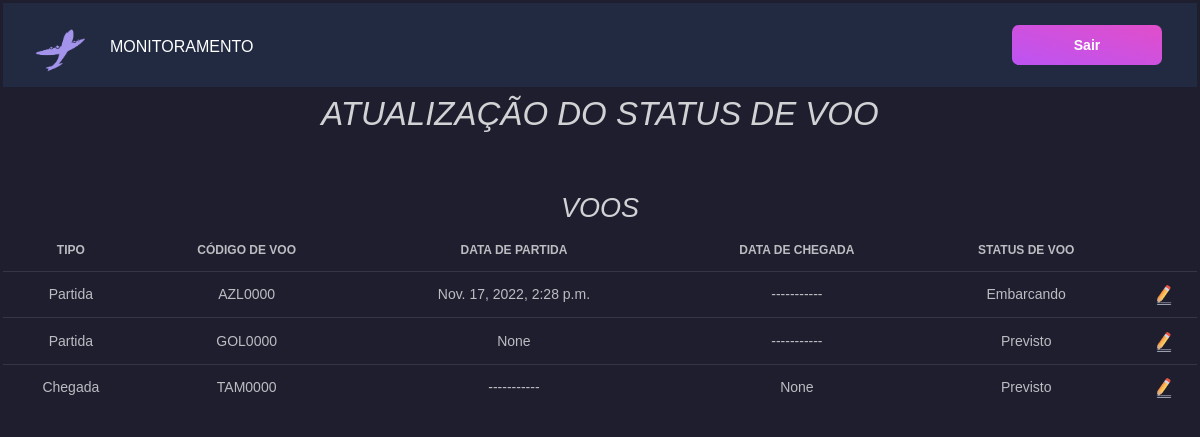
Before: /update/ with the older database file.
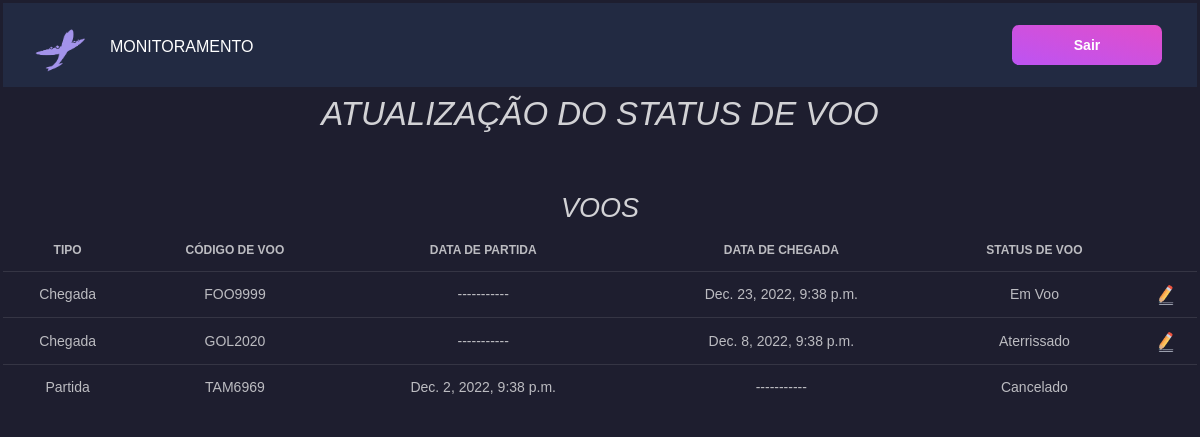
After: the same page with the newer database file.
### flight_management/models.py (models this page shows, shortened)
class Flight(models.Model):
    id = models.BigAutoField(primary_key=True)
    fk_flightstatus = models.ForeignKey(FlightStatus, on_delete=models.SET_NULL, blank=True, null=True)
    tx_code = models.CharField(max_length=8)
    dt_est_departure = models.DateTimeField(blank=True, null=True)
    dt_est_arrival = models.DateTimeField(blank=True, null=True)
    nm_origin = models.CharField(max_length=3, choices=AirportCodes.choices)
    nm_destination = models.CharField(max_length=3, choices=AirportCodes.choices)
    class Meta:
        db_table = 'flight'

class FlightStatus(models.Model):
    id = models.BigAutoField(primary_key=True)
    dt_departure = models.DateTimeField(blank=True, null=True)
    dt_arrival = models.DateTimeField(blank=True, null=True)
    nm_status = models.CharField(max_length=13, choices=Status.choices, default=Status.PREVISTO)
    dt_creation = models.DateTimeField(auto_now=True)
    dt_updated = models.DateTimeField(auto_now=True)
    dt_done = models.DateTimeField(blank=True, null=True)
    class Meta:
        db_table = 'flight_status'

### flight_management/views.py (the view)
# urls.py: path('update/', flightmanagementviews.flightupdateview),
def flightupdateview(request):
    all_flights = Flight.objects.all()
    all_status_flights = FlightStatus.objects.all()
    context = {'all_flights' : all_flights, 'all_status_flights' : all_status_flights}
    return render(request, "update.html", context)

### flight_management/template/update.html (shortened to what this page needs)
{% load static %}
<!DOCTYPE html>
<html lang="en">
<head>
    <link rel="stylesheet" href="{% static 'css/black-dashboard.min.css' %}">
</head>
<body onload="deleteIcon()">
    <nav class="navbar navbar-expand-lg navbar-dark bg-dark">
        <a class="navbar-brand mr-0 mr-md-2" href="../home" aria-label="Caqui">
            <img src="{% static 'img/caqui.png' %}" width="50 px">
        </a>
        <a class="navbar-brand" href="../home">Monitoramento</a>
        <div class="collapse navbar-collapse" id="navbarSupportedContent">
            <a href="/" class="btn btn-primary d-none d-lg-inline-block mb-3 mb-md-0 ml-md-3">Sair</a>
      </div>
    </nav>
    <h1> <i> ATUALIZAÇÃO DO STATUS DE VOO</i> </h1>
    <div class="row">
        <div class="col-md-12">
            <h2 class="text-center"><i>VOOS</i></h2>
            <table class="table">
                <thead>
                    <tr>
                        <th>Tipo</th>
                        <th>Código de Voo</th>
                        <th>Data de Partida</th>
                        <th>Data de chegada</th>
                        <th>Status de Voo</th>
                        <th></th>
                    </tr>
                </thead>
                <tbody>
                        {% for flight in all_flights %}
                            <tr>
                                {% if flight.nm_destination == "GRU" %}
                                    <td>{{"Chegada"}}</td>
                                {% else %}
                                    <td>{{"Partida"}}</td>
                                {% endif %}
                                <td>{{flight.tx_code}}</td>
                                {% if flight.nm_destination == "GRU" %}
                                    <td>{{"-----------"}}</td>
                                {% else %}
                                    <td>{{flight.fk_flightstatus.dt_departure}}</td>
                                {% endif %}
                                {% if flight.nm_origin == "GRU" %}
                                <td>{{"-----------"}}</td>
                                {% else %}
                                    <td>{{flight.fk_flightstatus.dt_arrival}}</td>
                                {% endif %}
                                <td>{{flight.fk_flightstatus.nm_status}}</td>
                                <td>
                                    <a id="{{flight.tx_code}}{{'|'}}{{flight.fk_flightstatus.nm_status}}{{'|'}}{{flight.nm_destination}}" class="update-status" href="../update/edit" onclick="passCode(id)"> <img src="{% static 'img/edit.png' %}" height ="20" width="20"/>
                                </td>
                            </tr>
                        {% endfor %}
                </tbody>
            </table>
        </div>
    </div>
</body>
</html>

Changed rows visible on the page:
removed Flight: value "Partida", tx_code "AZL0000", fk_flightstatus.dt_departure "Nov. 17, 2022, 2:28 p.m.", value "-----------", fk_flightstatus.nm_status "Embarcando"
removed Flight: value "Partida", tx_code "GOL0000", fk_flightstatus.dt_departure "None", value "-----------", fk_flightstatus.nm_status "Previsto"
removed Flight: value "Chegada", tx_code "TAM0000", value "-----------", fk_flightstatus.dt_arrival "None", fk_flightstatus.nm_status "Previsto"
added Flight: value "Chegada", tx_code "FOO9999", value "-----------", fk_flightstatus.dt_arrival "Dec. 23, 2022, 9:38 p.m.", fk_flightstatus.nm_status "Em Voo"
added Flight: value "Chegada", tx_code "GOL2020", value "-----------", fk_flightstatus.dt_arrival "Dec. 8, 2022, 9:38 p.m.", fk_flightstatus.nm_status "Aterrissado"
added Flight: value "Partida", tx_code "TAM6969", fk_flightstatus.dt_departure "Dec. 2, 2022, 9:38 p.m.", value "-----------", fk_flightstatus.nm_status "Cancelado"
